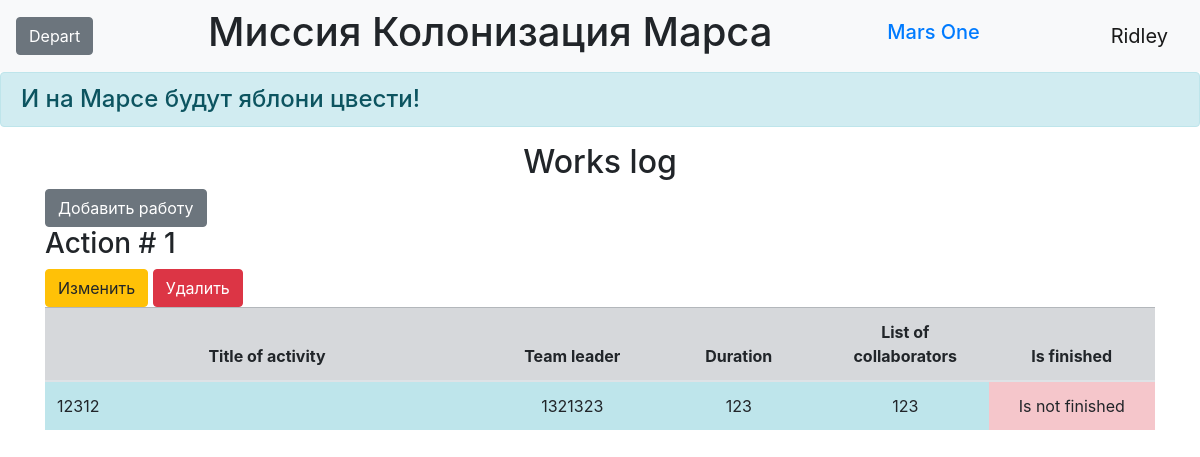
The page /jobs (signed in) on the database its author committed.
### data/users.py (models this page shows, shortened)
class User(SqlAlchemyBase, UserMixin):
    __tablename__ = 'users'
    id = sqlalchemy.Column(sqlalchemy.Integer,
                           primary_key=True, autoincrement=True)
    surname = sqlalchemy.Column(sqlalchemy.String, nullable=True)
    name = sqlalchemy.Column(sqlalchemy.String, nullable=True)
    age = sqlalchemy.Column(sqlalchemy.Integer, nullable=True)
    position = sqlalchemy.Column(sqlalchemy.String, nullable=True)
    speciality = sqlalchemy.Column(sqlalchemy.String, nullable=True)
    address = sqlalchemy.Column(sqlalchemy.String, nullable=True)
    email = sqlalchemy.Column(sqlalchemy.String,
                              index=True, unique=True, nullable=True)
    hashed_password = sqlalchemy.Column(sqlalchemy.String, nullable=True)
    modified_date = sqlalchemy.Column(sqlalchemy.DateTime,
                                      default=datetime.datetime.now)
    jobs = orm.relationship('Jobs', back_populates='user')

### data/jobs.py (models this page shows)
class Jobs(SqlAlchemyBase):
    __tablename__ = 'jobs'
    id = sqlalchemy.Column(sqlalchemy.Integer,
                           primary_key=True, autoincrement=True)
    team_leader = sqlalchemy.Column(sqlalchemy.Integer,
                                    sqlalchemy.ForeignKey("users.id"))
    job = sqlalchemy.Column(sqlalchemy.String, nullable=True)
    work_size = sqlalchemy.Column(sqlalchemy.Integer, nullable=True)
    collaborators = sqlalchemy.Column(sqlalchemy.String, nullable=True)
    is_finished = sqlalchemy.Column(sqlalchemy.Boolean, default=True)
    start_date = sqlalchemy.Column(sqlalchemy.DateTime,
                                   default=datetime.datetime.now)
    end_date = sqlalchemy.Column(sqlalchemy.DateTime,
                                 default=datetime.datetime.now)
    user = orm.relationship('User')

### main.py (the view)
@app.route('/jobs')
def jobs():
    db_sess = db_session.create_session()
    jobs = db_sess.query(Jobs).all()
    return render_template('jobs.html', jobs=jobs)

### data/db_session.py (called while the page is built)
def create_session() -> Session:
    global __factory
    return __factory()

### main.py (called while the page is built)
@login_manager.user_loader
def load_user(user_id):
    db_sess = db_session.create_session()
    return db_sess.query(User).get(user_id)

### templates/jobs.html
{% extends "base.html" %}
{% block content %}
<h2>Works log</h2>
{% if current_user.is_authenticated %}
    <a href="add_jobs" class="btn btn-secondary">Добавить работу</a>
{% endif %}
{% for item in jobs %}
<h3>Action # {{item.id}}</h3>
<table class="table">
  <thead>
    <tr class="table-secondary cell-1">
      <th scope="col" width="40%">Title of activity</th>
      <th scope="col" width="15%">Team leader</th>
      <th scope="col" width="15%">Duration</th>
      <th scope="col" width="15%">List of collaborators</th>
      <th scope="col" width="15%">Is finished</th>
    </tr>
  </thead>
  <tbody>
    <tr>
      <td scope="row" class="table-info">{{item.job}}</td>
      <td class="table-info" align="center">{{item.team_leader}}</td>
      <td class="table-info" align="center">{{item.work_size}}</td>
      <td class="table-info" align="center">{{item.collaborators}}</td>
      {% if item.is_finished %}
      <td class="table-success" align="center">Finished</td>
      {% else %}
      <td class="table-danger" align="center">Is not finished</td>
      {% endif %}
    </tr>
  <tr>
  {% if current_user.is_authenticated and (current_user == item.user  or current_user.id == 1) %}
    <div>
        <a href="/work_edit/{{ item.id }}" class="btn btn-warning">
            Изменить
        </a>
        <a href="/works_delete/{{ item.id }}" class="btn btn-danger">
            Удалить
        </a>
    </div>
    {% endif %}
  </tr>
</table>
{% endfor %}
{% endblock %}

### templates/base.html (shortened to what this page needs)
<!doctype html>
<html lang="en">
<head>
    <link rel="stylesheet"
          href="https://stackpath.bootstrapcdn.com/bootstrap/4.4.1/css/bootstrap.min.css"
>
    <link rel="stylesheet" type="text/css" href="../static/css/style.css" />
</head>
<body>
<header>
    <nav class="navbar navbar-light bg-light">
        {% if current_user.is_authenticated %}
        <a href="depart" class="btn btn-secondary">Depart</a>
    {% endif %}
        <h1 class="muted-text">Миссия Колонизация Марса</h1>
        <h1 class="navbar-brand"><a href="#">Mars One</a></h1>
        {% if current_user.is_authenticated %}
    <a class="navbar-brand" href="/logout">{{ current_user.name }}</a>
{% else %}
    <p>
        <a class="btn btn-primary " href="/register">Зарегистрироваться</a>
        <a class="btn btn-success" href="/login">Войти</a>
    </p>
{% endif %}
    </nav>
    <h4 class="alert alert-info">И на Марсе будут яблони цвести!</h4>
</header>
<main role="main" class="container">
    {% block content %}{% endblock %}
</main>
</body>
</html>

### static/css/style.css (style rules this page uses)
th, center-text { text-align: center; vertical-align: middle; }
h2 { text-align: center; }
.cell-1 { vertical-align: middle; }

### rows shown on the page
User: name "Ridley"
Jobs: id "1", job "12312", team_leader "1321323", work_size "123", collaborators "123", is_finished "Is not finished"
